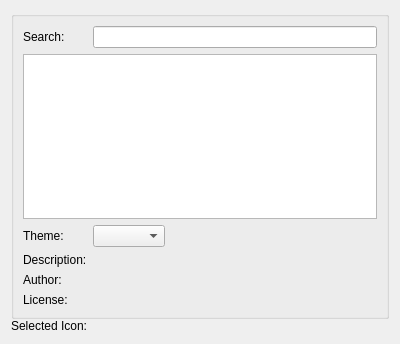
<?xml version="1.0" encoding="UTF-8"?>
<ui version="4.0">
 <class>KeyboardKeyIconPage</class>
 <widget class="QWizardPage" name="KeyboardKeyIconPage">
  <property name="geometry">
   <rect>
    <x>0</x>
    <y>0</y>
    <width>400</width>
    <height>344</height>
   </rect>
  </property>
  <property name="windowTitle">
   <string notr="true"/>
  </property>
  <property name="title">
   <string>Key Icon</string>
  </property>
  <property name="subTitle">
   <string>Please select an icon</string>
  </property>
  <layout class="QFormLayout" name="formLayout">
   <property name="fieldGrowthPolicy">
    <enum>QFormLayout::ExpandingFieldsGrow</enum>
   </property>
   <property name="horizontalSpacing">
    <number>0</number>
   </property>
   <property name="verticalSpacing">
    <number>0</number>
   </property>
   <item row="0" column="0" colspan="2">
    <widget class="QGroupBox" name="listGroup">
     <property name="title">
      <string/>
     </property>
     <layout class="QFormLayout" name="formLayout_3">
      <property name="fieldGrowthPolicy">
       <enum>QFormLayout::ExpandingFieldsGrow</enum>
      </property>
      <item row="0" column="0">
       <widget class="QLabel" name="label_2">
        <property name="text">
         <string>Search:</string>
        </property>
        <property name="buddy">
         <cstring>searchLine</cstring>
        </property>
       </widget>
      </item>
      <item row="0" column="1">
       <widget class="KListWidgetSearchLine" name="searchLine">
        <property name="enabled">
         <bool>true</bool>
        </property>
       </widget>
      </item>
      <item row="1" column="0" colspan="2">
       <widget class="KListWidget" name="iconList">
        <property name="editTriggers">
         <set>QAbstractItemView::NoEditTriggers</set>
        </property>
        <property name="dragDropMode">
         <enum>QAbstractItemView::DragDrop</enum>
        </property>
        <property name="iconSize">
         <size>
          <width>50</width>
          <height>50</height>
         </size>
        </property>
        <property name="viewMode">
         <enum>QListView::IconMode</enum>
        </property>
        <property name="sortingEnabled">
         <bool>true</bool>
        </property>
       </widget>
      </item>
      <item row="2" column="0">
       <widget class="QLabel" name="label_3">
        <property name="text">
         <string>Theme:</string>
        </property>
        <property name="buddy">
         <cstring>themeCombo</cstring>
        </property>
       </widget>
      </item>
      <item row="2" column="1">
       <widget class="KComboBox" name="themeCombo">
        <property name="maxCount">
         <number>500</number>
        </property>
        <property name="sizeAdjustPolicy">
         <enum>QComboBox::AdjustToContents</enum>
        </property>
       </widget>
      </item>
      <item row="3" column="0">
       <widget class="QLabel" name="label_4">
        <property name="text">
         <string>Description:</string>
        </property>
       </widget>
      </item>
      <item row="3" column="1">
       <widget class="QLabel" name="descriptionLabel">
        <property name="text">
         <string/>
        </property>
       </widget>
      </item>
      <item row="4" column="0">
       <widget class="QLabel" name="label_5">
        <property name="text">
         <string>Author:</string>
        </property>
       </widget>
      </item>
      <item row="5" column="0">
       <widget class="QLabel" name="label_6">
        <property name="text">
         <string>License:</string>
        </property>
       </widget>
      </item>
      <item row="4" column="1">
       <widget class="QLabel" name="authorLabel">
        <property name="text">
         <string/>
        </property>
       </widget>
      </item>
      <item row="5" column="1">
       <widget class="QLabel" name="licenseLabel">
        <property name="text">
         <string/>
        </property>
       </widget>
      </item>
     </layout>
    </widget>
   </item>
   <item row="1" column="0">
    <widget class="QLabel" name="label">
     <property name="text">
      <string>Selected Icon:</string>
     </property>
     <property name="buddy">
      <cstring>iconEdit</cstring>
     </property>
    </widget>
   </item>
   <item row="1" column="1">
    <widget class="KUrlRequester" name="iconEdit"/>
   </item>
  </layout>
 </widget>
 <customwidgets>
  <customwidget>
   <class>KUrlRequester</class>
   <extends>QFrame</extends>
   <header>kurlrequester.h</header>
  </customwidget>
  <customwidget>
   <class>KListWidget</class>
   <extends>QListWidget</extends>
   <header>klistwidget.h</header>
  </customwidget>
  <customwidget>
   <class>KLineEdit</class>
   <extends>QLineEdit</extends>
   <header>klineedit.h</header>
  </customwidget>
  <customwidget>
   <class>KComboBox</class>
   <extends>QComboBox</extends>
   <header>kcombobox.h</header>
  </customwidget>
  <customwidget>
   <class>KListWidgetSearchLine</class>
   <extends>KLineEdit</extends>
   <header>klistwidgetsearchline.h</header>
  </customwidget>
 </customwidgets>
 <tabstops>
  <tabstop>searchLine</tabstop>
  <tabstop>iconList</tabstop>
  <tabstop>themeCombo</tabstop>
  <tabstop>iconEdit</tabstop>
 </tabstops>
 <resources/>
 <connections/>
</ui>
